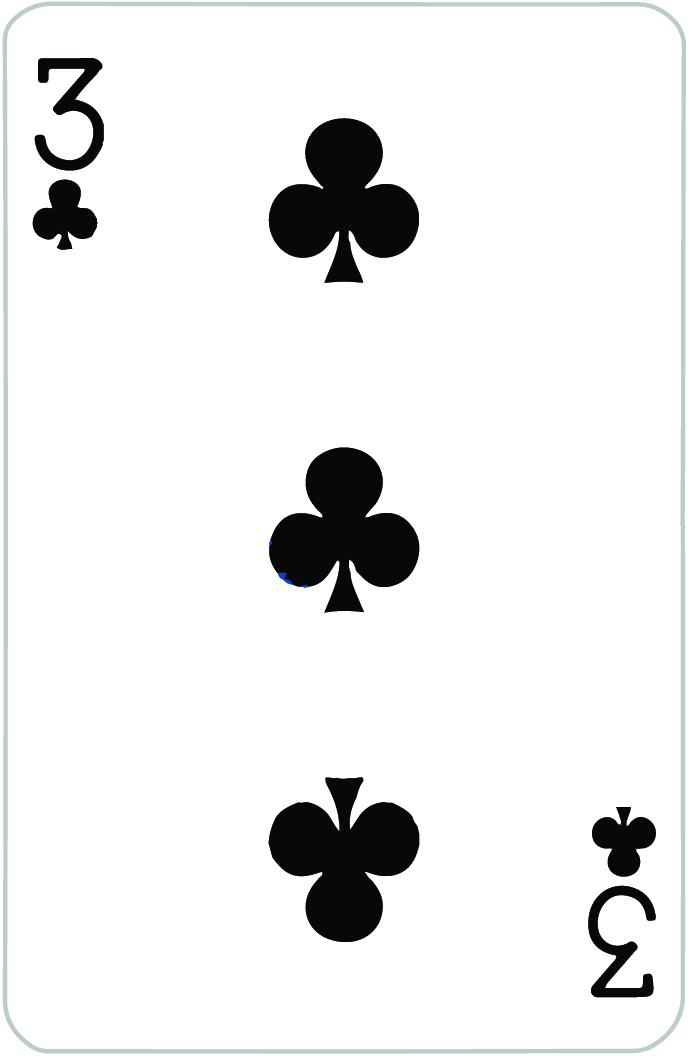
#> input picture BACKUP/3C.jpg, 691 x 1056 px, given in place of AS.jpg, which was not available
$ python imagegen.py BACKUP/3C.jpg
#> lines starting #> are read from the running program, lines starting #| are printed output that depends on the picture
from PIL import Image, ImageFilter, ImageDraw
import sys

print(sys.argv[0])

#print(dataToSendBack)
#sys.stdout.flush()

#Image Generator for cards in pile
print("hello world")

suite = {"S": "1", "D": "2", "C": "3", "H": "4"}
num = { "A":"1", "J":"11", "Q":"12", "K":"13"}

#White box corner: 43, 47
#Why no work wen AUTOMATED?!?!?!?!?
circ_index = [1,1,1,1,1,1,2,2,2,2,2,2,3,3,3,3,4,4,4,5,5,6,7,8,9,10,11,12,13,14,15,16,17,18,19,20,21,22,23,24,26,27,29,32,35,39,43,43]
circ_index.reverse()

#Crops image and converts to .png
def editImage(n, s):
    #Get the image files
    img = Image.open("./public/input/"+n+s+".jpg")
    new = Image.new('RGBA', (img.size), color=(255, 255, 255, 0))
    newpixels = new.load()
    oldpixels = img.load()

    #Translate and trim pixels from source
    for x in range(img.size[0]):
        for y in range(img.size[1]):
            if y > 1 and y < img.size[1] - 2 and x > 1 and x < img.size[0] - 5:
                cancelprint = False
                if y < 44:
                    if x < circ_index[y - 2] or x > img.size[0] - circ_index[y - 2]:
                        cancelprint = True

                elif y > img.size[1] - 45:
                    if x < circ_index[img.size[1] - y - 3] or x > img.size[0] - circ_index[img.size[1] - y - 3]:
                        cancelprint = True

                if cancelprint == False:
                    newpixels[x, y] = (255 - oldpixels[x, y][0], 255 - oldpixels[x, y][1], 255 - oldpixels[x, y][2], 255)

    #Save new image file
    new.save("./public/cards/"+suite[s]+"_"+num[n]+".png")
    new.close()
    img.close()

#Execution code
for s in range(2, 11):
    num[str(s)] = str(s)

for s in suite:
    print('Creating Suite: ' + s)
    for n in num:
        print('Card: ' + n+s)
        editImage(n, s)
#> in editImage, img is the input picture: PIL image 691x1056 CMYK; mean R, G, B 235.2, 235.7, 235.7
#> in editImage, `new.save("./public/cards/"+suite[s]+"_"+num[n]+".png")`:
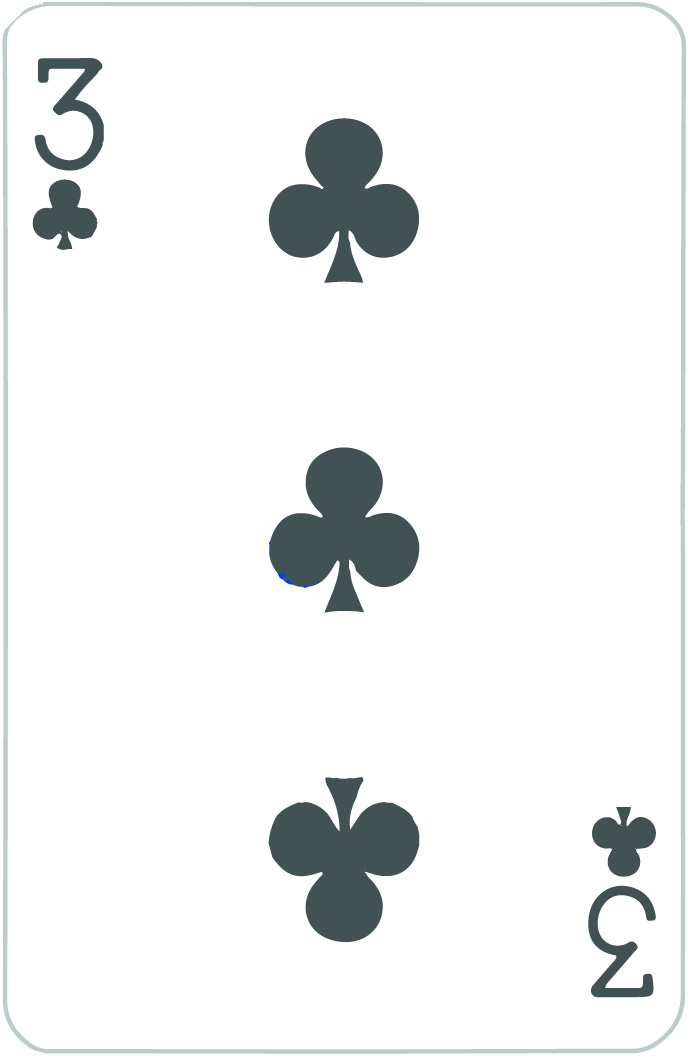
#> saved as 1_1.png: PIL image 691x1056 RGBA; mean R, G, B, A 239.5, 241.2, 241.4, 250.8; transparent parts drawn white
#> (the run stopped early here; a loop or call above may not have finished)

$ run again, on BACKUP/4C.jpg
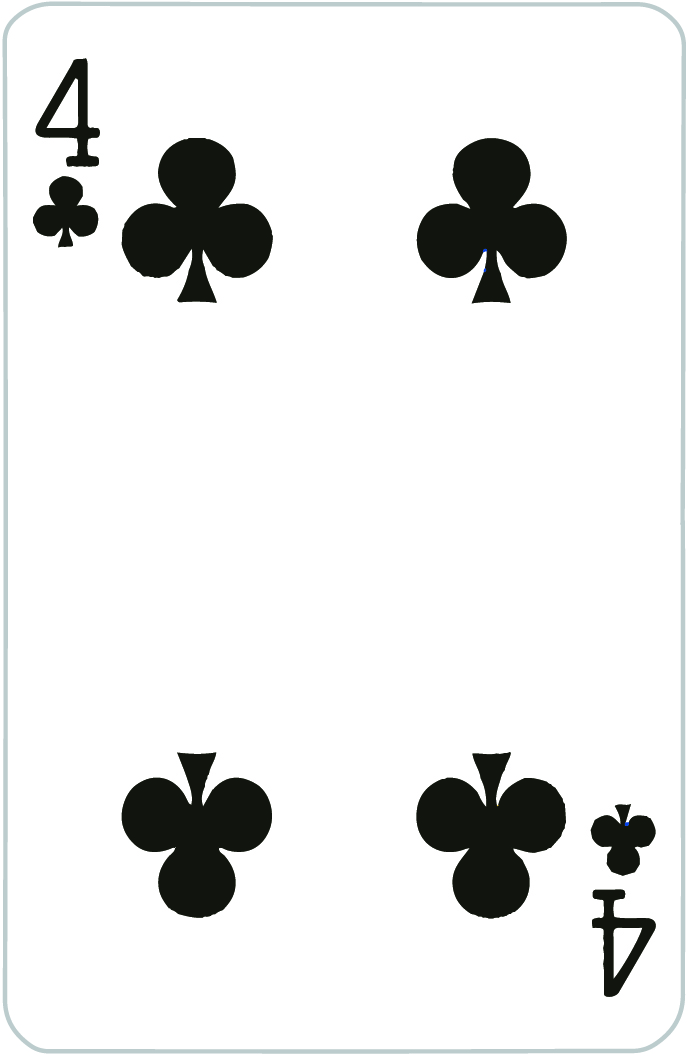
#> input picture BACKUP/4C.jpg, 691 x 1056 px, given in place of AS.jpg, which was not available
#> in editImage, img is the input picture: PIL image 691x1056 CMYK; mean R, G, B 231.3, 231.9, 231.4
#> in editImage, `new.save("./public/cards/"+suite[s]+"_"+num[n]+".png")`:
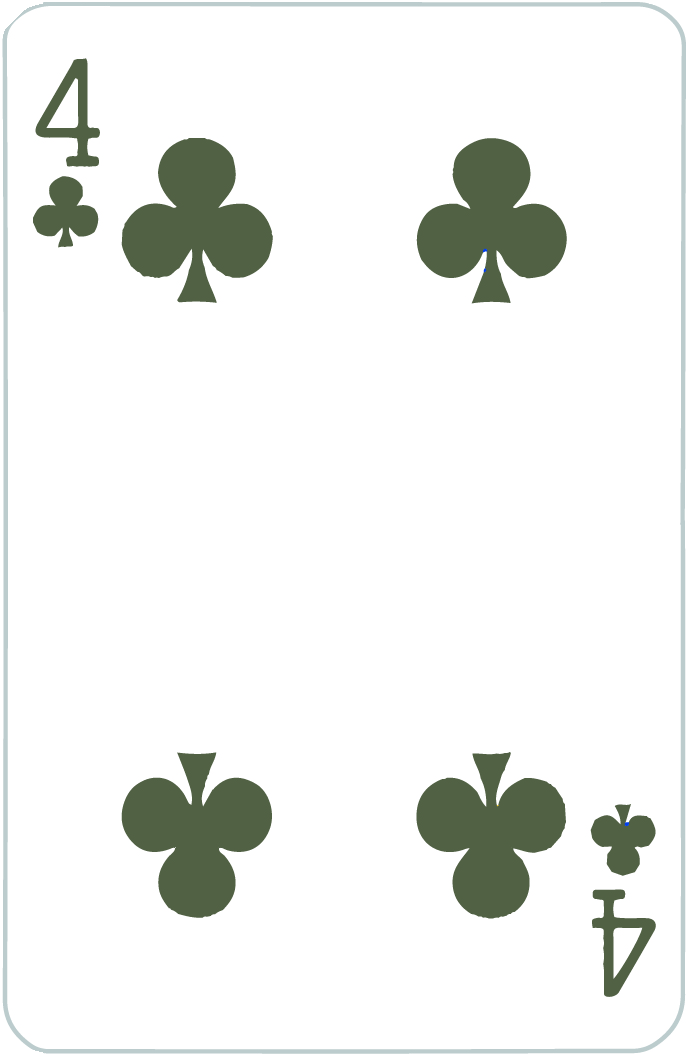
#> saved as 1_1.png: PIL image 691x1056 RGBA; mean R, G, B, A 237.4, 239.2, 236.5, 250.8; transparent parts drawn white
